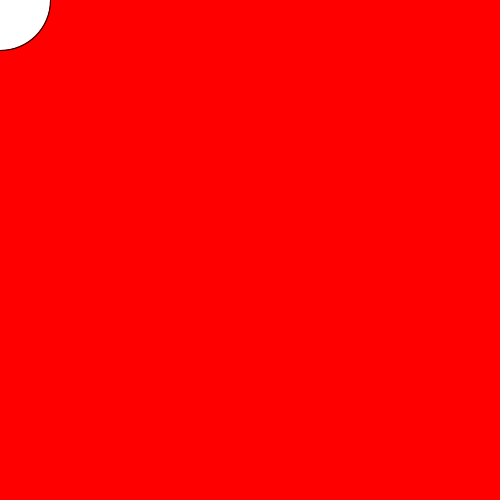
Frame 1 (no input)
Frame 60 (the mouse pressed at the canvas centre just before this capture): identical to frame 1, image omitted
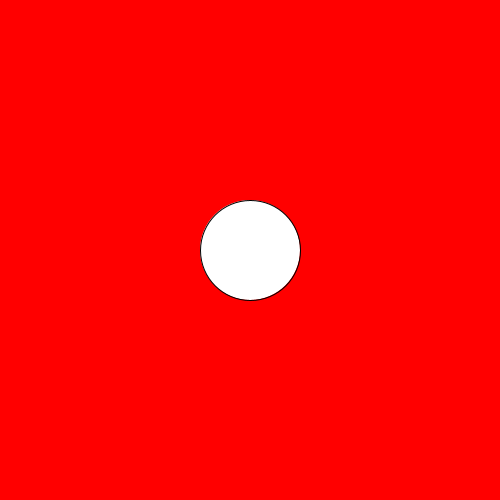
Frame 120 (the mouse held since frame 60 and released just before this capture)

The Processing sketch that drew these frames (run headless with seeded random() and noise(); from frame 60 on, the mouse is pressed at the canvas centre):

// Processing sketch: sketch_05_Ellipse_Mouse_Follow
// ── sketch_05_Ellipse_Mouse_Follow.pde
void setup(){
  // Define the size of our window to 500px x 500px
  size(500,500);
}

void draw(){
  // set the backround color to red (R - 255, G - 0, B - 0)
  background(255,0,0);
  
  // Draws the ellipse in the mouse coordinates
  ellipse(mouseX, mouseY, 100, 100);
}
